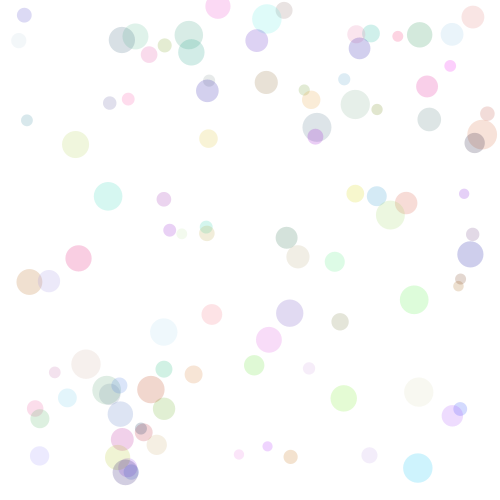
Frame 1 (no input)
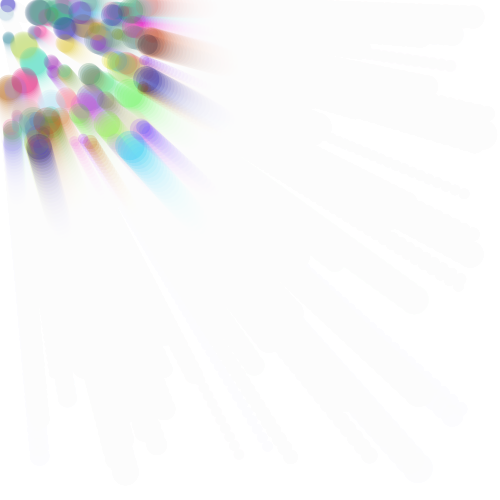
Frame 60 (the mouse pressed at the canvas centre just before this capture)
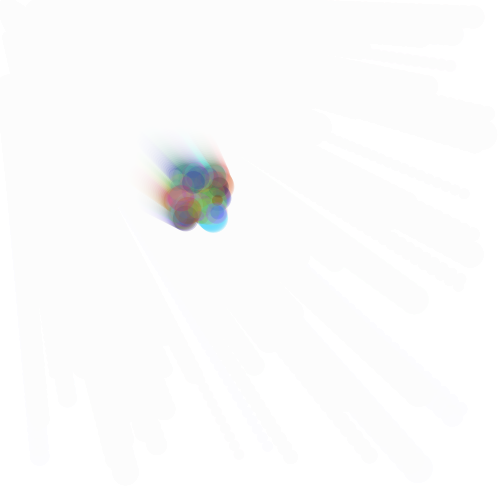
Frame 120 (the mouse held since frame 60 and released just before this capture)

The Processing sketch that drew these frames (run headless with seeded random() and noise(); from frame 60 on, the mouse is pressed at the canvas centre):

// Processing sketch: processing_99715
// ── processing_99715.pde

int ballNum = 100;
int p = 500;
ball[] b = new ball[ballNum];

void setup(){
  size(500, 500);
  background(255);
  smooth();
  
  for(int i=0;i<ballNum;i++){
    b[i] = new ball(random(0,width), random(0, height), random(10,30));
    b[i].vx = p*random(-1,1);
    b[i].vy = p*random(-1,1);
    b[i].r = random(0, 255);
    b[i].g = random(0, 255);
    b[i].b = random(0, 255);
  }
}

void draw(){
  fadeToWrite();
  for(int i=0;i<ballNum;i++){
    b[i].update();
  }
}

void mouseReleased(){
  for(int i=0;i<ballNum;i++){
    b[i].mouse();
  }
}

void fadeToWrite(){
  noStroke();
  fill(255,40);
  rectMode(CORNER);
  rect(0, 0, width, height);
}
  
class ball{
  float x, y, s;
  float vx = 0, vy = 0;
  float r, g, b;
  
 ball(float _x, float _y, float _s){
   x = _x;
   y = _y;
   s = _s;
 }
 
 void update(){
   x = (mouseX+x*50)/51;
   y = (mouseY+y*50)/51;
   noStroke();
   fill(r, g, b, 50);
   ellipse(x, y, s, s);
 }
 
 void mouse(){
   x += vx;
   y += vy;
   
   if(x < 0){
     vx = -vx;
   }
   if(x > width){
     vx = -vx;
   }
   if(y < 0){
     vy = -vy;
   }
   if (y > height){
     vy = -vy;
   }
 }
}
